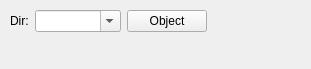
<ui version="4.0" >
 <class>ArgLookToward</class>
 <widget class="QWidget" name="ArgLookToward" >
  <property name="geometry" >
   <rect>
    <x>0</x>
    <y>0</y>
    <width>311</width>
    <height>69</height>
   </rect>
  </property>
  <layout class="QVBoxLayout" >
   <property name="spacing" >
    <number>6</number>
   </property>
   <property name="margin" >
    <number>10</number>
   </property>
   <item>
    <layout class="QHBoxLayout" >
     <property name="spacing" >
      <number>6</number>
     </property>
     <property name="margin" >
      <number>0</number>
     </property>
     <item>
      <widget class="QLabel" name="textLabel1" >
       <property name="text" >
        <string>Dir:</string>
       </property>
      </widget>
     </item>
     <item>
      <widget class="KComboBox" name="FocusEdit" >
       <property name="toolTip" >
        <string>Target object or direction</string>
       </property>
       <property name="whatsThis" >
        <string>Select a direction or object to center on.  The combo box provides a list of known directions including cardinal compass points on the horizon, as well as the Zenith.  You may also enter the name of a known object here, or select an object from the list of known objects by pressing the "Object" button.</string>
       </property>
       <property name="editable" >
        <bool>true</bool>
       </property>
       <item>
        <property name="text" >
         <string/>
        </property>
       </item>
       <item>
        <property name="text" >
         <string>north</string>
        </property>
       </item>
       <item>
        <property name="text" >
         <string>northeast</string>
        </property>
       </item>
       <item>
        <property name="text" >
         <string>east</string>
        </property>
       </item>
       <item>
        <property name="text" >
         <string>southeast</string>
        </property>
       </item>
       <item>
        <property name="text" >
         <string>south</string>
        </property>
       </item>
       <item>
        <property name="text" >
         <string>southwest</string>
        </property>
       </item>
       <item>
        <property name="text" >
         <string>west</string>
        </property>
       </item>
       <item>
        <property name="text" >
         <string>northwest</string>
        </property>
       </item>
       <item>
        <property name="text" >
         <string>zenith</string>
        </property>
       </item>
      </widget>
     </item>
     <item>
      <widget class="KPushButton" name="FindButton" >
       <property name="font" >
        <font>
         <pointsize>9</pointsize>
         <weight>50</weight>
         <italic>false</italic>
         <bold>false</bold>
         <underline>false</underline>
         <strikeout>false</strikeout>
        </font>
       </property>
       <property name="toolTip" >
        <string>Select object from a list</string>
       </property>
       <property name="whatsThis" >
        <string>Opens the Find Object dialog, which allows you to select an object from the list of known objects.  When an object has been selected, its name will appear in the "dir" box at left.</string>
       </property>
       <property name="text" >
        <string>Object</string>
       </property>
      </widget>
     </item>
     <item>
      <spacer>
       <property name="orientation" >
        <enum>Qt::Horizontal</enum>
       </property>
       <property name="sizeType" >
        <enum>QSizePolicy::Expanding</enum>
       </property>
       <property name="sizeHint" stdset="0" >
        <size>
         <width>40</width>
         <height>20</height>
        </size>
       </property>
      </spacer>
     </item>
    </layout>
   </item>
   <item>
    <spacer>
     <property name="orientation" >
      <enum>Qt::Vertical</enum>
     </property>
     <property name="sizeType" >
      <enum>QSizePolicy::Expanding</enum>
     </property>
     <property name="sizeHint" stdset="0" >
      <size>
       <width>20</width>
       <height>40</height>
      </size>
     </property>
    </spacer>
   </item>
  </layout>
 </widget>
  <customwidgets>
  <customwidget>
   <class>KComboBox</class>
   <extends>QComboBox</extends>
   <header>kcombobox.h</header>
  </customwidget>
  <customwidget>
   <class>KPushButton</class>
   <extends>QPushButton</extends>
   <header>kpushbutton.h</header>
  </customwidget>
 </customwidgets>
 <resources/>
 <connections/>
</ui>
